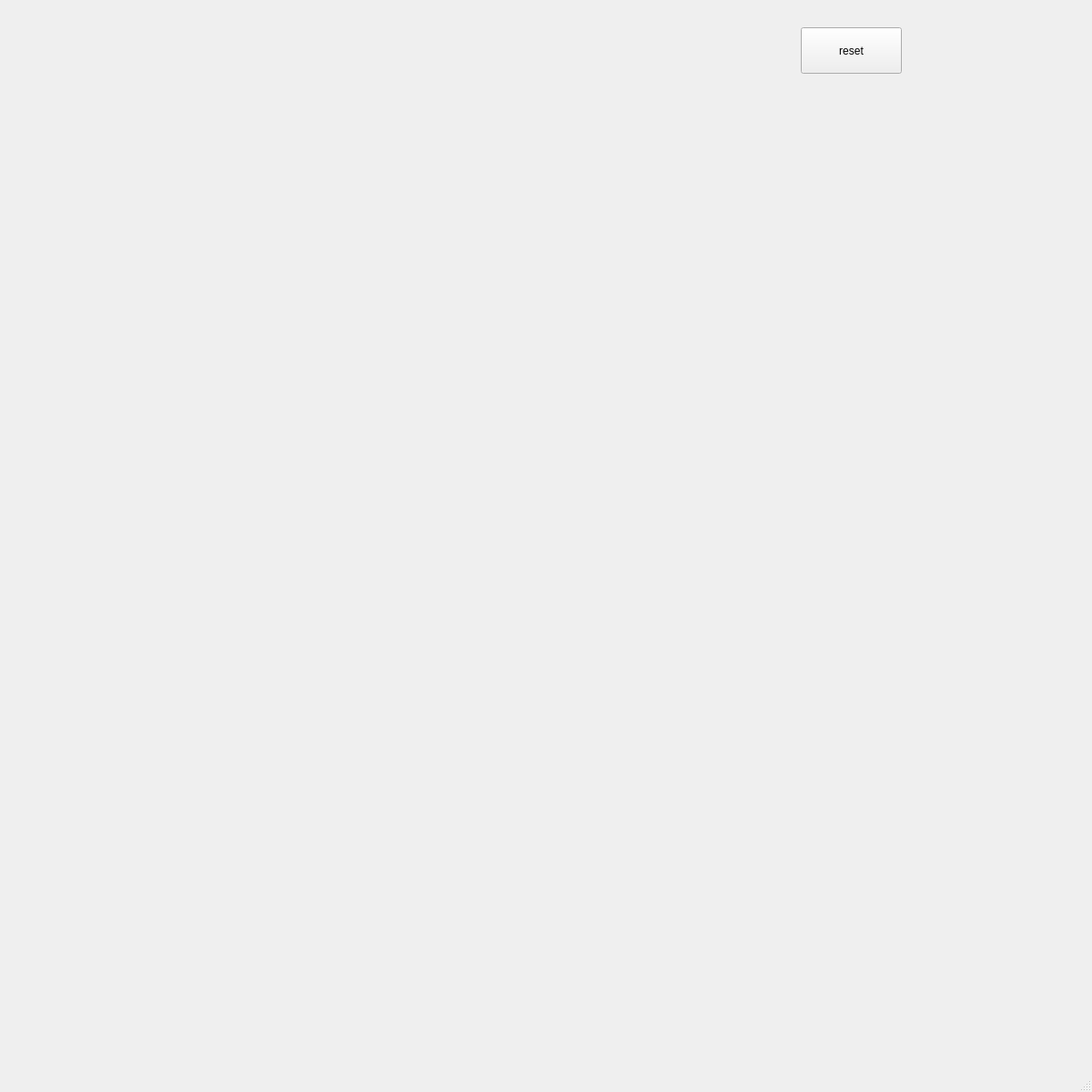
<?xml version="1.0" encoding="UTF-8"?>
<ui version="4.0">
 <class>MainWindow</class>
 <widget class="QMainWindow" name="MainWindow">
  <property name="geometry">
   <rect>
    <x>0</x>
    <y>0</y>
    <width>1200</width>
    <height>1200</height>
   </rect>
  </property>
  <property name="windowTitle">
   <string>MainWindow</string>
  </property>
  <widget class="QWidget" name="centralwidget">
   <widget class="QPushButton" name="pbreset">
    <property name="geometry">
     <rect>
      <x>880</x>
      <y>30</y>
      <width>111</width>
      <height>51</height>
     </rect>
    </property>
    <property name="text">
     <string>reset</string>
    </property>
   </widget>
  </widget>
  <widget class="QMenuBar" name="menubar">
   <property name="geometry">
    <rect>
     <x>0</x>
     <y>0</y>
     <width>1200</width>
     <height>21</height>
    </rect>
   </property>
  </widget>
  <widget class="QStatusBar" name="statusbar"/>
 </widget>
 <resources/>
 <connections/>
</ui>
